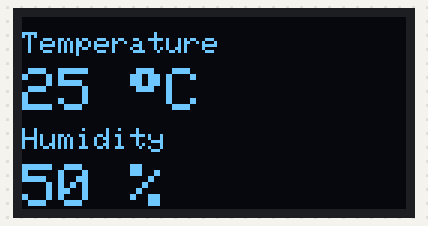
The sketch below on a simulated Arduino Uno, built with avr-gcc and run on an emulated ATmega328P. On the bench: 128×64 one-colour display.

Above: at 0.1 s.

The sketch:

basic-oled-code.ino
```cpp
#include <SPI.h>
#include <Wire.h>
#include <Adafruit_GFX.h>
#include <Adafruit_SSD1306.h>


#define SCREEN_WIDTH 128 // OLED display width, in pixels
#define SCREEN_HEIGHT 64 // OLED display height, in pixels

#define OLED_RESET -1 // Reset pin # (or -1 if sharing Arduino reset pin)

// If the screen remains blank this I2C address may need to be changed.
// This video shows how to get the I2C address of your OLED screen:
// https://www.youtube.com/watch?v=6JZDT__BNCU

#define SCREEN_I2C_ADDRESS 0x3C  // Also try 0x3D


Adafruit_SSD1306 display(SCREEN_WIDTH, SCREEN_HEIGHT, &Wire, OLED_RESET);


void setup() {

  display.begin(SSD1306_SWITCHCAPVCC, SCREEN_I2C_ADDRESS);
  display.clearDisplay();

}

void loop() {

  // Notes:
  // 1. Screen size is 128 pixels x 64 pixels
  // 2. (0,0) is in the top left corner - (x,y)
  // 3. On my display: The first 16 rows are yellow and
  // the remaining 48 are blue.

  display.setTextSize(1);
  display.setTextColor(WHITE); // WHITE means: Turn on the pixel

  // Print the word: Temperature
  display.setCursor(0,5);
  display.print("Temperature");

  // Print the word: Humidity
  display.setCursor(0,37);
  display.print("Humidity");

  // Display the temperature value
  display.setCursor(0,17);
  display.setTextSize(2);
  display.print("25");
  display.print(" ");
  display.print((char)247);
  display.print("C");

  // Display the humidity value
  display.setCursor(0,49);
  display.setTextSize(2);
  display.print("50");
  display.print(" %");

  // This must be included to display the text
  // on the screen.
  display.display();

}
```
